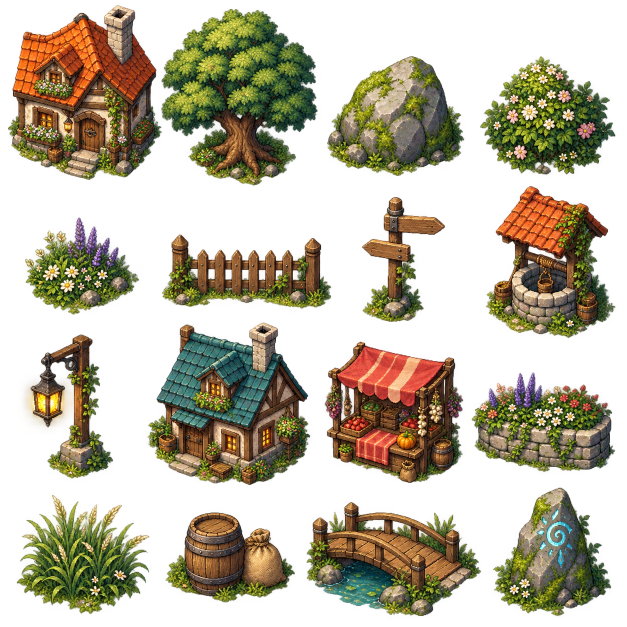
#> input picture prototype/web-pixel-rpg-v0.1/assets/painted/village-atlas.png, 1254 x 1254 px (shown at 1/2 size)
$ python slice-art.py
#> lines starting #> are read from the running program, lines starting #| are printed output that depends on the picture
"""Slice the generated prop atlas into transparent, runtime-sized sprites.
Bounds were visually reviewed; this is atlas extraction, not redrawing artwork.
"""
from pathlib import Path
from PIL import Image, ImageOps
root=Path(__file__).resolve().parents[1]/'assets'/'painted'
source=Image.open(root/'village-atlas.png')
#> source is the input picture: PIL image 1254x1254 RGBA; mean R, G, B, A 55, 47.9, 25.9, 111.8
regions={
'house':((0,0,315,370),(224,192)),
 'tree':((316,0,648,370),(112,152)),
 'rock':((649,70,930,370),(64,48)),
 'bush':((931,60,1254,370),(64,48)),
 'flower':((0,400,314,645),(32,32)),
 'fence':((315,420,670,638),(64,40)),
 'sign':((675,375,939,652),(48,64)),
 'well':((940,370,1254,685),(80,80)),
 'lamp':((0,645,310,969),(32,96)),
 'house-blue':((312,645,644,979),(224,192)),
 'market':((645,673,948,979),(104,100)),
 'planter':((950,680,1254,979),(64,48)),
 'reeds':((0,979,310,1254),(48,40)),
 'barrels':((312,990,608,1254),(48,48)),
 'bridge':((612,980,952,1254),(100,72)),
 'rune':((958,970,1254,1254),(48,64))}
for name,(box,size) in regions.items():
    tile=source.crop(box)
    bounds=tile.getchannel('A').getbbox()
    if bounds:tile=tile.crop(bounds)
    tile=ImageOps.contain(tile,size,Image.Resampling.LANCZOS)
    canvas=Image.new('RGBA',size)
    canvas.alpha_composite(tile,((size[0]-tile.width)//2,size[1]-tile.height))
    canvas.save(root/(name+'.png'),optimize=True)
#> this loop made 16 passes
#> bounds on passes 1 to 12: (13, 0, 315, 368), (0, 14, 332, 370), (0, 0, 281, 287), (0, 27, 308, 310), (0, 0, 296, 245), (3, 7, 355, 209), (1, 12, 256, 276), (24, 0, 300, 309), (0, 0, 310, 323), (0, 0, 332, 332), (0, 3, 303, 306), (0, 34, 286, 299)
#> pass 1, `tile=source.crop(box)`:
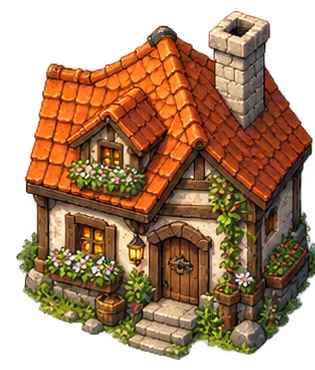
#> tile: PIL image 315x370 RGBA; mean R, G, B, A 97.7, 63.2, 34.2, 167.9; transparent parts drawn white
#> pass 1, `if bounds:tile=tile.crop(bounds)`:
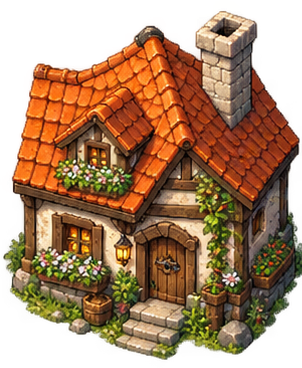
#> tile: PIL image 302x368 RGBA; mean R, G, B, A 102.4, 66.2, 35.8, 176.1; transparent parts drawn white
#> pass 1, `tile=ImageOps.contain(tile,size,Image.Resampling.LANCZOS)`:
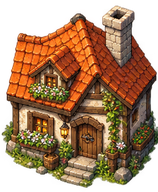
#> tile: PIL image 158x192 RGBA; mean R, G, B, A 100.9, 65.4, 35.5, 176.1; transparent parts drawn white
#> after the loop:
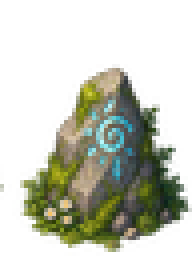
#> canvas: PIL image 48x64 RGBA (shown 4 times larger); mean R, G, B, A 41.3, 45.2, 27.8, 92.4; transparent parts drawn white
#> after the loop:
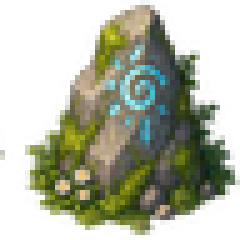
#> tile: PIL image 48x48 RGBA (shown 5 times larger); mean R, G, B, A 55.1, 60.2, 37.1, 123.1; transparent parts drawn white
print('Extracted',len(regions),'transparent runtime props')

$ run again, with prototype/web-pixel-rpg-v0.1/assets/painted/barrels.png copied over prototype/web-pixel-rpg-v0.1/assets/painted/village-atlas.png
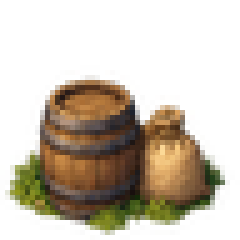
#> input picture prototype/web-pixel-rpg-v0.1/assets/painted/barrels.png, 48 x 48 px (shown 5 times larger)
#> source is the input picture: PIL image 48x48 RGBA; mean R, G, B, A 49.4, 39.4, 20.2, 92.9
#> the loop `for name,(box,size) in regions.items():` made 16 passes
#> bounds on pass 1: (0, 13, 48, 48)
#> pass 1, `tile=source.crop(box)`:
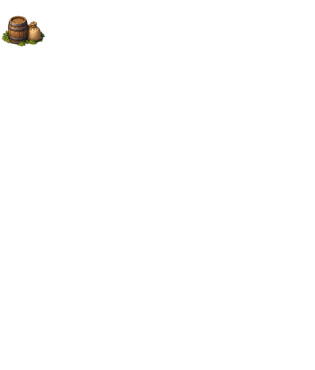
#> tile: PIL image 315x370 RGBA; mean R, G, B, A 1, 0.8, 0.4, 1.8; transparent parts drawn white
#> pass 1, `tile=ImageOps.contain(tile,size,Image.Resampling.LANCZOS)`:
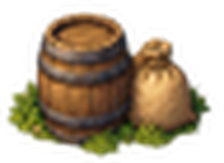
#> tile: PIL image 224x163 RGBA; mean R, G, B, A 71.1, 56.6, 28.9, 127.5; transparent parts drawn white

$ run again, with prototype/web-pixel-rpg-v0.1/assets/painted/bridge.png copied over prototype/web-pixel-rpg-v0.1/assets/painted/village-atlas.png
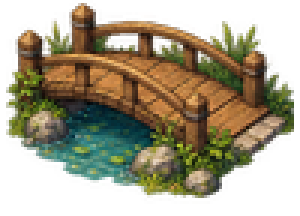
#> input picture prototype/web-pixel-rpg-v0.1/assets/painted/bridge.png, 100 x 72 px (shown 3 times larger)
#> source is the input picture: PIL image 100x72 RGBA; mean R, G, B, A 66.6, 59.1, 33.7, 143.2
#> the loop `for name,(box,size) in regions.items():` made 16 passes
#> bounds on pass 1: (2, 0, 98, 68)
#> pass 1, `tile=source.crop(box)`:
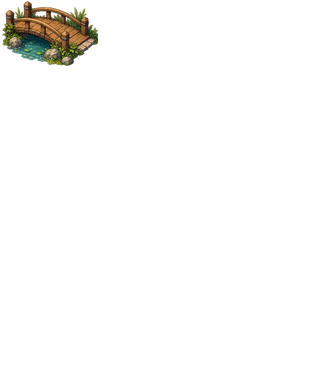
#> tile: PIL image 315x370 RGBA; mean R, G, B, A 4.1, 3.7, 2.1, 8.8; transparent parts drawn white
#> pass 1, `tile=ImageOps.contain(tile,size,Image.Resampling.LANCZOS)`:
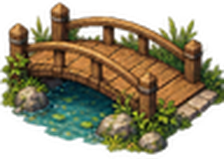
#> tile: PIL image 224x159 RGBA; mean R, G, B, A 74.1, 66.1, 37.4, 158.1; transparent parts drawn white
